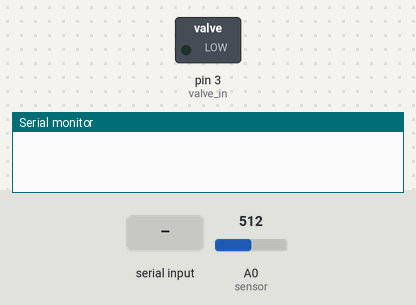
Simulated run of this sketch. Board: Arduino Uno, built with avr-gcc and run on an emulated ATmega328P. On the bench: switched loads named in the sketch (green lamp = pin HIGH), the last lines printed to the serial monitor. The inputs (shaded band) are chosen by the test bench; at power-on: A0 (sensor) = 512.

Above: at 1.2 s.
1.3 s: "200\n" received over Serial
At 2.4 s:
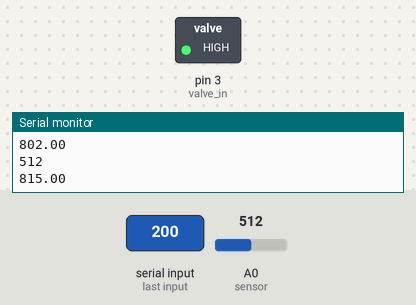
Timing chart, 0 to 4.3 s (numbered marks = the images above; inputs shaded):
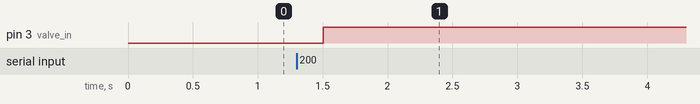

The sketch:

PressureTest.ino
```cpp
/*sketch adapted by Lindie Burgess for use by the Agile and Adaptive Robotics Lab at Portland State
University.

This sketch is used in conjunction with Matlab function called, "KneeTest.m"

This arduino sketch is adapted from the "SparkFun_HX711_KnownZeroStartup" example, which
can be found here
https://github.com/sparkfun/HX711-Load-Cell-Amplifier/tree/master/firmware

Source Code for the HX711 can be found here:
https://github.com/bogde/HX711/tree/master/src

*/

int valve_in = 3;
int valve_out = 5;
int baud = 9600;

int choose_branch; //initialize the variable "choose_branch"

void setup() {
  pinMode(valve_in, OUTPUT);
  Serial.begin(baud);  //initialize arduino serial communication
  Serial.setTimeout(200);
  digitalWrite(valve_out, LOW);
  digitalWrite(valve_in, LOW);
}

void loop() {
  char choose_branch = '0';
  int total = 0;
  if (Serial.available() > 0) {     //if information is sent over serial from matlab]
    choose_branch = Serial.read();  //read the serial data into variable "choose_branch"
    if (choose_branch == '2') {     //if choose_branch is equal to '2', iterate through the following for loop

      Serial.println("running");    // tell matlab that the arduino recieved the protocol id
      String reading = "2";
      //initiate variable to store the serial data when it is being read

      while (true)
      {
        reading = Serial.readString();
        //read from serial
        //if the reading is anything but 2 then break and start collecting data (we need to ignore any value of '2' because matlab sends many instances
        //of the protocol id, so we want to make sure that it checks for the next unique value, which would be how many data points to collect)
        if (reading.length() > 1 and reading != "2\n") {
          break;
        }
      }

      total = reading.toInt();     //convert the read string to an integer
      double start = millis();     //start timer
      double timer = 0;


      for (int i = 0; i < 500; i++) {                 //Fill phase of test
        digitalWrite(valve_out,HIGH);
        digitalWrite(valve_in,HIGH);
        timer = millis() - start;
        Serial.println(analogRead(A0));         //reads raw pressure sensor data
        Serial.println(timer);       //record time stamp of data collection

      }

      for (int i = 0; i < total; i++) {             //Hold phase of test, to test for leak rate
        digitalWrite(valve_in,LOW);
        digitalWrite(valve_out,HIGH);
        timer = millis() - start;
        Serial.println(analogRead(A0));         //reads raw pressure sensor data
        Serial.println(timer);       //record time stamp of data collection
        delay(100);

      }
      //digitalWrite(valve_out, LOW);
      //digitalWrite(valve_in, LOW);
      //delay(100);

    } else {  //if there is no information to read over serial from matlab, wait...
      digitalWrite(valve_out, LOW);
      digitalWrite(valve_in, LOW);
      delay(100);

    }
  }
}
```

Measured:
- after the input at 1.3 s, pin 3 (valve_in): LOW → HIGH after 0.20 s
